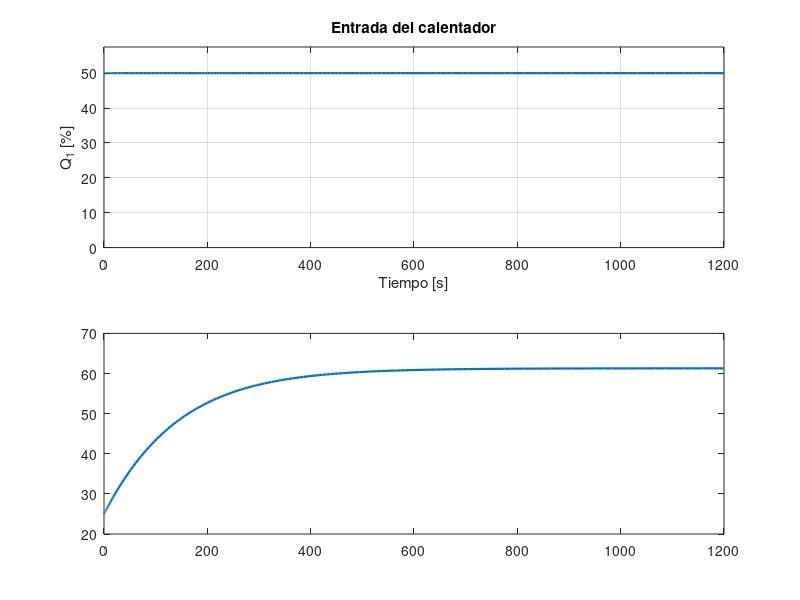

This chart was generated by the following MATLAB code: (Note: this script raises an error after producing the figure.)
%% ACTIVIDAD 1: SIMULACION DEL MODELO NO LINEAL DE LA TCLab
% Este script simula la temperatura T1 cuando el calentador Q1 se mantiene
% en 50 %. El modelo se obtiene mediante un balance de energia:
%
%   m*cp*dT/dt = U*A*(Ta - T) ...
%              + emisividad*sigma*A*(Tinf^4 - T^4) ...
%              + alpha*Q
%
% IMPORTANTE: las temperaturas se expresan en kelvin dentro del modelo,
% especialmente en el termino de radiacion.

clear;
clc;
close all;

%% 1. Condiciones de la simulacion
% Sustituya este valor por la temperatura ambiente medida al inicio de la
% practica.
Tamb_C = 25.0;             % Temperatura ambiente medida [degC]

Q = 50.0;                  % Entrada constante del calentador [%]
t_final = 1200;            % Duracion de la simulacion [s]
tspan = [0 t_final];

% Se supone que la temperatura del aire y la temperatura radiativa efectiva
% del entorno son iguales a la temperatura ambiente medida.
Ta_K = Tamb_C + 273.15;    % Temperatura del aire [K]
Tinf_K = Ta_K;             % Temperatura radiativa del entorno [K]
T0_K = Ta_K;               % Condicion inicial [K]

%% 2. Parametros nominales del modelo
m = 0.004;                 % Masa termica efectiva [kg]
cp = 500;                  % Calor especifico [J/(kg K)]
A = 1.2e-3;                % Area efectiva de transferencia [m^2]
U = 5;                     % Coeficiente global [W/(m^2 K)]
emisividad = 0.9;          % Emisividad [-]
sigmaSB = 5.67e-8;         % Constante de Stefan-Boltzmann [W/(m^2 K^4)]
alpha = 0.01;              % Conversion de Q a potencia termica [W/%]

%% 3. Modelo no lineal y simulacion
% Q se mantiene constante, pero se conserva como argumento para que la
% ecuacion pueda modificarse facilmente en actividades posteriores.
modelo = @(t,T) ( ...
      U*A*(Ta_K - T) ...
    + emisividad*sigmaSB*A*(Tinf_K^4 - T^4) ...
    + alpha*Q )/(m*cp);

opciones = odeset('RelTol',1e-8,'AbsTol',1e-10);
[t,T_K] = ode45(modelo,tspan,T0_K,opciones);

T_C = T_K - 273.15;        % Temperatura para presentacion [degC]
Q_t = Q*ones(size(t));      % Entrada aplicada durante la simulacion [%]

%% 4. Temperatura de equilibrio predicha
% En equilibrio dT/dt = 0. Se resuelve numericamente el balance de potencia.
balance = @(T) ...
      U*A*(Ta_K - T) ...
    + emisividad*sigmaSB*A*(Tinf_K^4 - T^4) ...
    + alpha*Q;

T_eq_K = fzero(balance,[Ta_K, Ta_K + 150]);
T_eq_C = T_eq_K - 273.15;

fprintf('\nMODELO NO LINEAL DE LA TCLab\n');
fprintf('Temperatura ambiente:       %8.3f degC\n',Tamb_C);
fprintf('Entrada del calentador:     %8.3f %%\n',Q);
fprintf('Temperatura final simulada: %8.3f degC\n',T_C(end));
fprintf('Temperatura de equilibrio:  %8.3f degC\n',T_eq_C);
fprintf('Diferencia final-equilibrio: %7.4f degC\n\n', ...
    T_C(end)-T_eq_C);

%% 5. Tasas de transferencia de calor
% Se representan como perdidas positivas desde la TCLab hacia el entorno.
q_conv_W = U*A*(T_K - Ta_K);
q_rad_W = emisividad*sigmaSB*A*(T_K.^4 - Tinf_K^4);
q_cal_W = alpha*Q_t;
q_total_perdida_W = q_conv_W + q_rad_W;

%% 6. Graficas de Q(t) y T(t)
figure('Color','w','Name','Entrada y temperatura');

subplot(2,1,1);
plot(t,Q_t,'LineWidth',1.6);
grid on;
xlabel('Tiempo [s]');
ylabel('Q_1 [%]');
title('Entrada del calentador');
ylim([0 1.15*Q]);

subplot(2,1,2);
plot(t,T_C,'LineWidth',1.6);
hold on;
yline(T_eq_C,'--','T_{eq}','LineWidth',1.3, ...
    'LabelHorizontalAlignment','left');
grid on;
xlabel('Tiempo [s]');
ylabel('T_1 [degC]');
title('Temperatura predicha por el modelo no lineal');

%% 7. Graficas separadas de conveccion y radiacion
figure('Color','w','Name','Transferencia de calor');

subplot(2,1,1);
plot(t,q_conv_W,'LineWidth',1.6);
grid on;
xlabel('Tiempo [s]');
ylabel('q_{conv} [W]');
title('Perdida de calor por conveccion');

subplot(2,1,2);
plot(t,q_rad_W,'LineWidth',1.6);
grid on;
xlabel('Tiempo [s]');
ylabel('q_{rad} [W]');
title('Perdida de calor por radiacion');

%% 8. Comprobacion del balance de potencia
figure('Color','w','Name','Balance de potencia');
plot(t,q_cal_W,'LineWidth',1.6);
hold on;
plot(t,q_conv_W,'--','LineWidth',1.5);
plot(t,q_rad_W,'-.','LineWidth',1.5);
plot(t,q_total_perdida_W,':','LineWidth',2.0);
grid on;
xlabel('Tiempo [s]');
ylabel('Potencia termica [W]');
title('Potencia suministrada y perdidas termicas');
legend('Calentador','Conveccion','Radiacion','Perdidas totales', ...
    'Location','best');

%% 9. Preguntas para el analisis de incertidumbre
% a) Cuales parametros son propiedades fisicas conocidas con mayor certeza?
% b) Cuales parametros son efectivos o dependen del montaje y del ambiente?
% c) Como cambiaria T_eq si U, emisividad, A o alpha fueran mayores?
% d) Como afectarian m y cp la rapidez de la respuesta? Cambiarian T_eq?
%
% Sugerencia: modifique un parametro a la vez en +/-10 % y compare las
% respuestas. No ajuste los parametros para forzar coincidencia con los datos
% experimentales; esa calibracion se abordara durante la identificacion.
